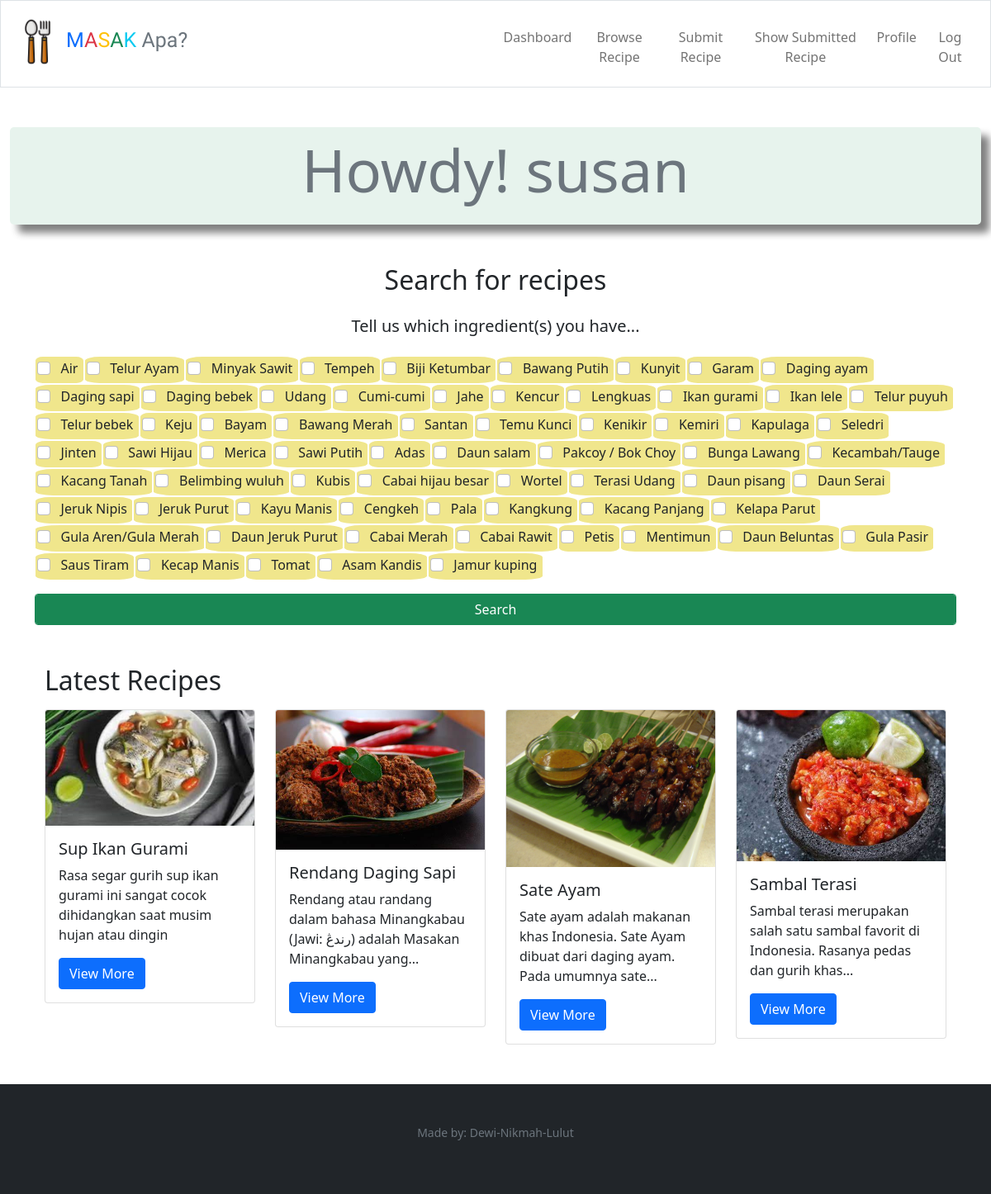
The app's page /dashboard (signed in), older data.
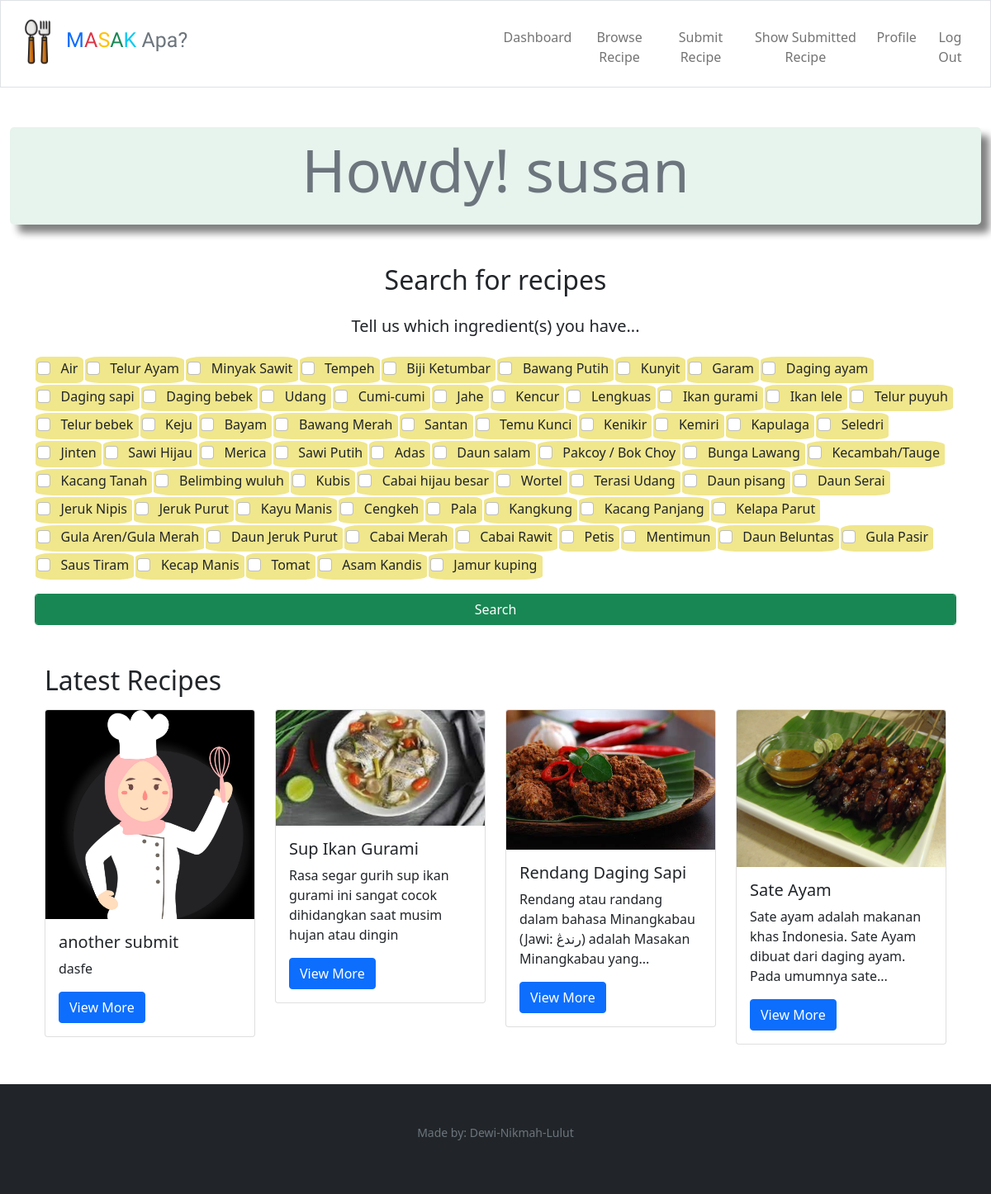
The same page, newer data.
### tables this page shows
CREATE TABLE "ingredients" (
	"id"	integer NOT NULL,
	"image"	varchar,
	"name"	varchar NOT NULL,
	"origin_id"	integer NOT NULL,
	"category_id"	integer NOT NULL,
	"description"	text NOT NULL,
	"created_at"	datetime DEFAULT CURRENT_TIMESTAMP,
	"updated_at"	datetime DEFAULT CURRENT_TIMESTAMP,
	"img_src"	TEXT,
	PRIMARY KEY("id" AUTOINCREMENT),
	FOREIGN KEY("category_id") REFERENCES "categories"("id") on delete cascade on update cascade,
	FOREIGN KEY("origin_id") REFERENCES "origins"("id") on delete cascade on update cascade
);

CREATE TABLE "recipes" (
	"id"	integer NOT NULL,
	"name"	TEXT NOT NULL,
	"origin_id"	integer NOT NULL,
	"image"	varchar,
	"created_at"	datetime DEFAULT CURRENT_TIMESTAMP,
	"updated_at"	datetime DEFAULT CURRENT_TIMESTAMP,
	"description"	TEXT,
	"img_src"	TEXT,
	"recipe_src"	TEXT,
	PRIMARY KEY("id" AUTOINCREMENT),
	FOREIGN KEY("origin_id") REFERENCES "origins"("id") on delete cascade on update cascade
);

### app.py (the view, shortened to what this page needs)
@app.route("/dashboard", methods=["GET", "POST"])
@login_required
def user_dashboard():
    global search_result
    id = session["user_id"]
    name = db.execute("select name from users where id = ?", id)
    if request.method == "GET":
        ingredients = db.execute("select * from ingredients")
        latest_recipes = db.execute("select recipes.id, recipes.name as recipe_name, recipes.image, recipes.description, recipe_ingredients.qty, instructions.instructions, units.name as unit_name from recipes inner join recipe_ingredients on recipes.id = recipe_ingredients.recipe_id inner join ingredients on recipe_ingredients.ingredients_id = ingredients.id inner join units on recipe_ingredients.unit_id = units.id inner join instructions on recipes.id = instructions.recipe_id group by recipes.id order by recipes.created_at desc limit 4")
        search_result.clear()
        return render_template("dashboard.html", name=name[0], ingredients=ingredients, latest_recipes=latest_recipes)

### app.py (called while the page is built)
@app.after_request
def after_request(response):
    response.headers["Cache-Control"] = "no-cache, no-store, must-revalidate"
    response.headers["Expires"] = 0
    response.headers["Pragma"] = "no-cache"
    return response

### helpers.py (called while the page is built)
def login_required(f):
    @wraps(f)
    def decorated_function(*args, **kwargs):
        if session.get("user_id") is None:
            return redirect("/login")
        return f(*args, **kwargs)
    return decorated_function

### templates/dashboard.html (shortened to what this page needs)
{% extends "layout.html" %} {% block title %} Member Dashboard {% endblock %} {%
block main %}
<div
  class="bg-success p-2 text-muted"
  style="
    --bs-bg-opacity: 0.1;
    border-radius: 5px;
    box-shadow: 10px 10px 10px grey;
  "
>
  <p class="display-2 text-center">Howdy! {{ name['name'] }}</p>
</div>
<div class="container mt-5">
  <div class="row">
    <h2 class="text-center">Search for recipes</h2>
    <h5 class="text-center mt-3">Tell us which ingredient(s) you have...</h5>
    <form action="/dashboard" method="post" enctype="multipart/form-data">
      <div class="col-md-12 mt-3">
        <div style="display: flex; flex-wrap: wrap">
          {% for ingredient in ingredients %}
          <div
            style="
              background-color: khaki;
              margin: 1px 1px 1px 1px;
              padding: 2px;
              border-radius: 15%;
            "
          >
            <input
              type="checkbox"
              name="ingredients"
              id="{{ ingredient['name'] }}t"
              value="{{ ingredient['id'] }}"
              class="form-check-input mb-2"
            /><span> &nbsp;</span>
            <label class="form-check-label" for="ingredient">
              {{ ingredient['name'] }}</label
            >&nbsp;
          </div>
          {% endfor %}
        </div>
      </div>
      <div class="form-group mt-3">
        <button
          class="btn btn-success form-control"
          type="submit"
          value="submit"
        >
          Search
        </button>
      </div>
    </form>
  </div>
  <div class="container-lg mt-5">
    <h2>Latest Recipes</h2>
    <div class="row mt-2">
      {% for latest_recipe in latest_recipes %}
      <div class="col-lg-3 mt-2">
        <div class="card" style="width: 100%">
          <img
            src="/static/uploads/{{ latest_recipe['image'] }}"
            class="card-img-top card-size"
            alt="IoT course thumbnail"
          />
          <div class="card-body">
            <h5 class="card-title">{{ latest_recipe["recipe_name"] }}</h5>
            <p class="card-text">
              {{ latest_recipe["description"]|truncate(100) }}
            </p>
            <a
              href="/recipe/show/{{ latest_recipe['id'] }}"
              class="btn btn-primary"
              >View More</a
            >
          </div>
        </div>
      </div>
      {% endfor %}
    </div>
    <div class="spacing p-4"></div>
  </div>
</div>
{% endblock %}

Row changes from the older to the newer data that the page shows:
no longer on this page (row unchanged): recipes: image (picture), recipe_name "Sambal Terasi", description "Sambal terasi merupakan salah satu sambal favorit di Indonesia. Rasanya pedas dan gurih khas..."
added recipes: image (picture), recipe_name "another submit", description "dasfe"
